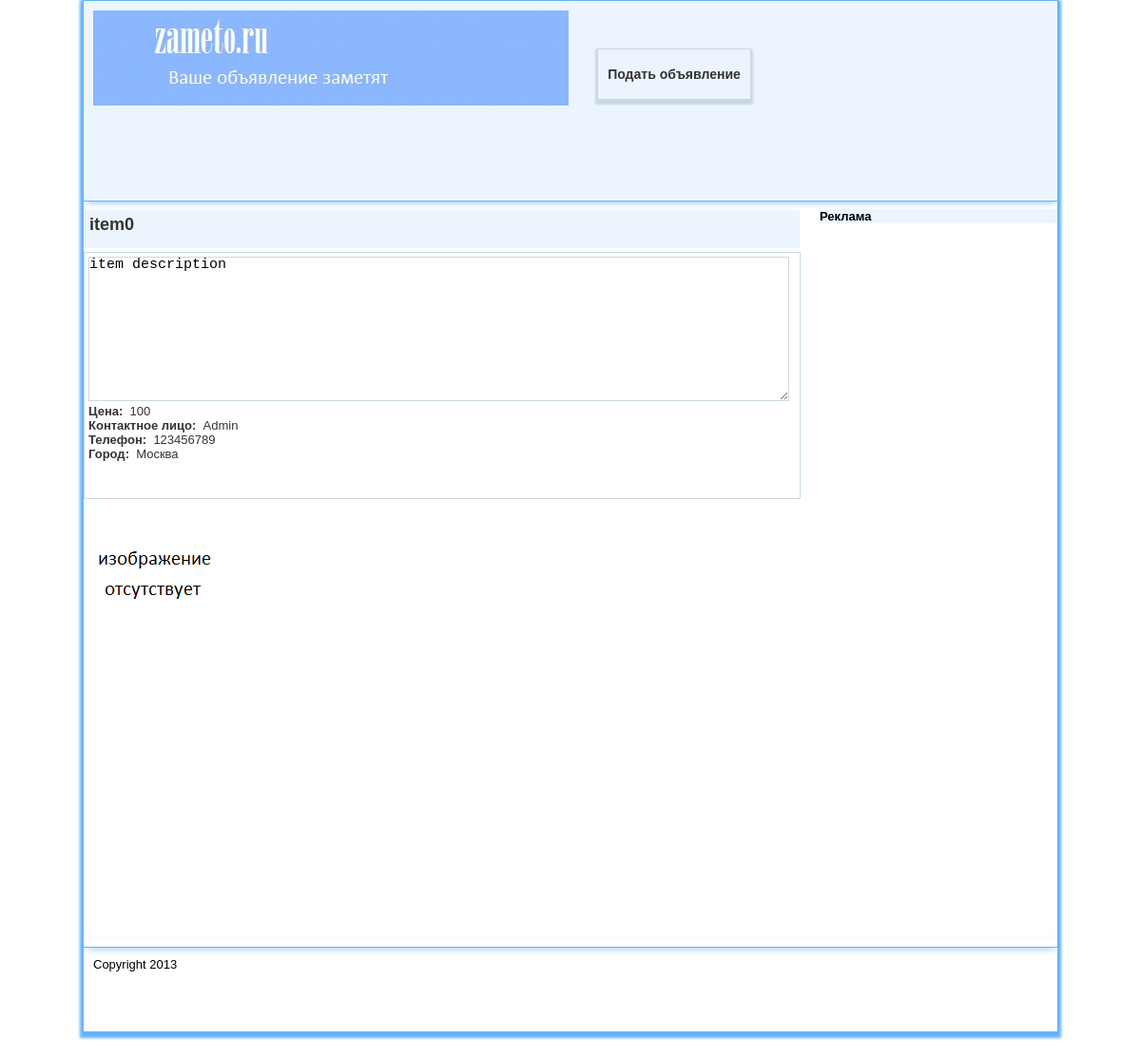
Screenshot of /item.php?id=15 with the database file from the repository.
### tables this page shows
CREATE TABLE IF NOT EXISTS `orders` (
  `name_holder` varchar(40) NOT NULL,
  `mail` varchar(32) NOT NULL,
  `hiddenmail` varchar(10) NOT NULL,
  `phone` varchar(18) NOT NULL,
  `region` varchar(40) NOT NULL,
  `gorod` varchar(40) NOT NULL,
  `sfera` varchar(40) NOT NULL,
  `podsfera` varchar(40) NOT NULL,
  `order_name` varchar(40) NOT NULL,
  `order_amount` varchar(18) NOT NULL,
  `order_descr` varchar(1024) NOT NULL,
  `photo` varchar(255) NOT NULL,
  `order_id` int(11) unsigned NOT NULL AUTO_INCREMENT,
  `data` text NOT NULL,
  `id_user` int(11) NOT NULL,
  `date` date NOT NULL,
  PRIMARY KEY (`order_id`),
  UNIQUE KEY `order_id` (`order_id`)
);

### item.php (the view)
<?php include "templates/include/header_without_select.php" ?>
	<section id="middle">
		<div id="container">
			<div id="content">
				<?php
					if(isset($_GET['id'])){
						$item=$_GET['id'];
						$query=mysql_query("SELECT * FROM orders WHERE order_id='$item'");
						while($mas=mysql_fetch_array($query)){
							$ff=explode(":",$mas['photo']);
							$ff=explode(".jpg",$ff[0]);
							$item_descr=$mas['order_descr'];
							$item_name=$mas['order_name'];
							$item_holder=$mas['name_holder'];
							$phone=$mas['phone'];
							$item_city=$mas['gorod'];
							$price=$mas['order_amount'];
						}
					}
				?>
							<div class="spacer"></div>
				<div class="header_advert">
					<?php echo $item_name; ?>
				</div>
				<div class="spacer"></div>
			<div class="item_descr" >
					<textarea readonly><?php echo $item_descr; ?></textarea>
					<strong>Цена:&nbsp;&nbsp;</strong><span><?php echo $price; ?></span><br>
					<strong>Контактное лицо:&nbsp;&nbsp;</strong><span><?php echo $item_holder; ?></span><br>
					<strong>Телефон:&nbsp;&nbsp;</strong><span><?php echo $phone; ?></span><br>
					<strong>Город:&nbsp;&nbsp;</strong><span><?php echo $item_city; ?></span>
			</div>
			<div class="spacer"></div>
			<div class="item_photo" >
				<?php if($ff[0]==''){$ff[0]='(small)';}
					echo	'<img src="'.$ff[0].'.jpg"/>';
				?>
			</div>
			</div>
		</div>
		<div class="spacer"></div>
		<aside id="sideRight">
			<strong>Реклама</strong>
		</aside>
	</section>
<?php include "templates/include/footer.php" ?>

### styles/style.css (style rules this page uses)
* { margin: 0; padding: 0; }
header, nav, section, article, aside, footer { display: block; }
img { border: none; }
#middle { width: 100%; min-height: 768px; padding-bottom: 100px; position: relative; }
#middle:after { content: ''; clear: both; display: table; }
#container { width: 100%; float: left; overflow: hidden; }
#content { padding: 0 270px 0 0; }
#sideRight { float: left; margin-right: -3px; width: 250px; margin-left: -250px; position: relative; background: #ECF5FE; }

### styles/main.css (style rules this page uses)
body { color: #000000; font-family: Arial, Tahoma, sans-serif; font-size: 13px; // background:#C4CFCF; }
.spacer { width: 100%; height: 3px; padding: 0px; }
.header_advert { height:30px; border:1px solid white; background: #ECF5FE; padding:5px; font: normal normal 700 18px/normal Arial; color: #333333; }
.item_descr { height:250px; border:1px solid #CAD8DE; background: #ffffff; padding:4px; color: #333333; word-wrap:break-word; }
.item_photo { height:450; border:1px solid white; background: #ffffff; }
.item_descr textarea { width:735px; border-bottom: 1px solid #CAD8DE; border-left: 1px solid #CAD8DE; border-right: 1px solid #CAD8DE; border-top: 1px solid #CAD8DE; height:150px; font-size: 15px; line-height: 1; }

### rows the page displays
orders: order_name "item0", order_descr "item description", order_amount "100", name_holder "Admin", phone "123456789", gorod "Москва"
